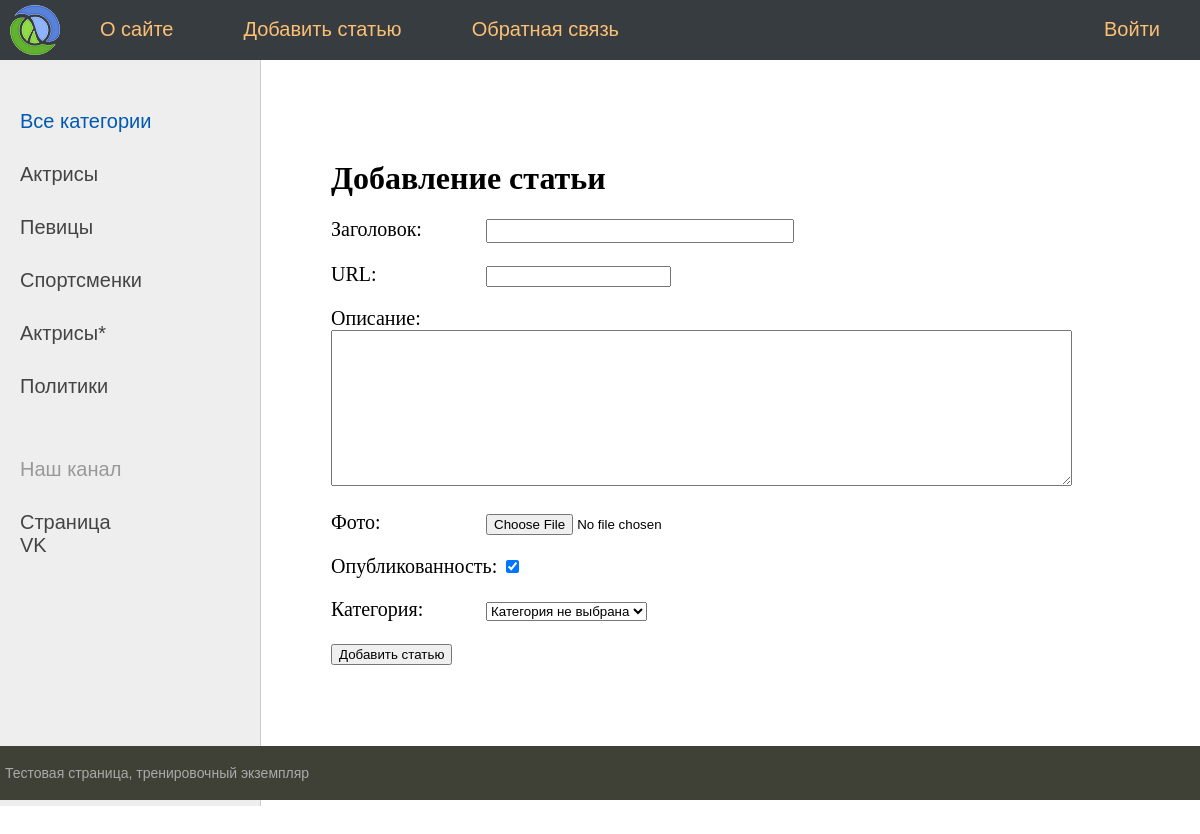
Screenshot of /addpage/ (signed in) with the database file from the repository.
### women/models.py (models this page shows)
class Category(models.Model):
    name = models.CharField(max_length=100, db_index=True, verbose_name='Категория')
    slug = models.CharField(max_length=255, null=True, db_index=True, verbose_name='URL')
    def __str__(self):
        return self.name
    def get_absolute_url(self):
        return reverse('category', kwargs={'cat_slug': self.slug})
    class Meta:
        verbose_name = 'Категории'
        verbose_name_plural = 'Категории'
        ordering = ['id', 'name']

### women/views.py (the view)
# urls.py: path('addpage/', AddPage.as_view(), name='add_page'),  # http://127.0.0.1:8000/about/
class AddPage(LoginRequiredMixin, DataMixin, CreateView):
    form_class = AddPostForm
    template_name = 'women/addpage.html'
    success_url = reverse_lazy('home')
    login_url = '/admin/'
    def get_context_data(self, *, object_list=None, **kwargs):
        context = super().get_context_data(**kwargs)
        c_def = self.get_user_context(title='Добавление статьи')
        context.update(c_def)
        return context

### women/forms.py (shortened to what this page needs)
class AddPostForm(forms.ModelForm):
    def __init__(self, *args, **kwargs):
        super().__init__(*args, **kwargs)
        self.fields['cat'].empty_label = 'Категория не выбрана'
    class Meta:
        model = Women
        fields = ['title', 'slug', 'text', 'photo', 'is_published', 'cat']
        widgets = {'title': forms.TextInput(attrs={'class': 'form-input'}),
                   'text': forms.Textarea(attrs={'cols': 90, 'rows': 10})
                   }

### women/templatetags/women_tags.py (called while the page is built)
@register.inclusion_tag('women/list_categories.html')
def show_categories(sort=None, cat_selected=0):
    if not sort:
        cats = Category.objects.all()
    else:
        cats = Category.objects.order_by(sort)
    return {'cats': cats, 'cat_selected': cat_selected}

### women/utils.py (called while the page is built)
    def get_user_context(self, **kwargs):
        context = kwargs
        cats = Category.objects.all()
        context['menu'] = menu
        context['cats'] = cats
        if 'cat_selected' not in context:
            context['cat_selected'] = 0
        return context

### women/templates/women/addpage.html (shortened to what this page needs)
{% extends 'women/base.html' %}
{% block content %}
<h1> {{title}} </h1>
<form action="{% url 'add_page' %}" method="post" enctype="multipart/form-data">
    {% for f in form %}
    <p> <label class="form-label" for="{{f.id_for_label}}"> {{f.label}}: </label> {{f}} </p>
    {% endfor %}
    <button type="submit">Добавить статью</button>
</form>
{% endblock %}

### women/templates/women/base.html (shortened to what this page needs)
<!DOCTYPE html>
{% load static %}
{% load women_tags %}
<html>
<head>
    <link type="text/css" href="{% static 'women/css/styles.css' %}" rel="stylesheet"/>
</head>
<body>
<table class="table-page" border=0 cellpadding="0" cellspacing="0">
    <tr>
        <td valign=top>
            {% block mainmenu %}
            <div class="header">
                <ul id="mainmenu" class="mainmenu">
                    <li class="logo">
                        <a href="{% url 'home' %}">
                            <div class="logo"></div>
                        </a>
                    </li>
                    {% for m in menu %}
                    {% if not forloop.last %}
                    <li><a href="{% url m.url_name %}">{{m.title}}</a></li>
                    {% else %}
                    <li class="last"><a href="{% url m.url_name %}">{{m.title}}</a></li>
                    {% endif %}
                    {% endfor %}
                </ul>
            </div>
            {% endblock mainmenu %}
            <table class="table-content" border=0 cellpadding="0" cellspacing="0">
                <tr>
                    <td valign="top" class="left-chapters">
                        <ul id="leftchapters">
                            {% if cat_selected == 0 %}
                            <li class="selected">Все категории</li>
                            {% else %}
                            <li class="{% url 'home' %}">Все категории</li>
                            {% endif %}
                            {% for c in cats %}
                            {% if c.pk == cat_selected %}
                            <li class="selected">{{c.name}}</li>
                            {% else %}
                            <li><a href="{{ c.get_absolute_url }}"> {{c.name}}</a></li>
                            {% endif %}
                            {% endfor %}
                            <li class="share">
                                <p>Наш канал</p>
                                <a href="https://vk.com/al_feed.php" target="_blank" rel="nofollow">Cтраница VK</a>
                            </li>
                        </ul>
                    </td>
                    <td valign="top" class="content">
                        <div class="content-text">
                            {% block content %}
                            {% endblock %}
                        </div>
                    </td>
                </tr>
            </table>
        </td>
    </tr>
    <tr>
        <td valign=top>
            <div id="footer">
                <p> Тестовая страница, тренировочный экземпляр</p>
            </div>
        </td>
    </tr>
</table>
</body>
</html>

### women/static/women/css/styles.css (style rules this page uses)
html, body { font-family: 'Arial'; margin: 0; padding: 0; height: 100%; width: 100%; color: #e08080; }
a { color: #0059b2; text-decoration: none; }
.table-page { width: 100%; height: 100%; vertical-align: top; }
.table-page tr { height: 100%; }
.header { background: #373c41; height: 60px; }
.logo { background: url('../images/logo.png') no-repeat 10px 5px; width: 70px; height: 60px; }
ul.mainmenu { list-style: none; margin: 0; padding: 0; height: 60px; color: #e09a42; font-size: 20px; overflow: hidden; }
ul.mainmenu li { float: left; margin: 18px 40px 0 30px; }
ul.mainmenu li.logo { margin: 0; }
ul.mainmenu li.last { float: right; }
ul.mainmenu li a { color: #fdc073; text-decoration: none; }
.table-content { width: 100%; min-height: 100%; height: 100%; }
.left-chapters { margin: 0; background: #eee; border-right: 1px solid #ccc; min-height: 100%; }
.left-chapters ul { width: 230px; min-height: 100%; margin: 0; padding: 20px 10px 10px 20px; list-style: none; font-size: 20px; }
.left-chapters ul li { margin: 30px 0 0 0; color: #999; }
.left-chapters ul li.selected { color: #0059b2; }
.left-chapters ul li a { color: #444; text-decoration: none; }
.left-chapters ul li.share { margin: 60px 0 0 0; }
.left-chapters ul li.share p { margin: 30px 0 30px 0; }
.left-chapters ul li.share a { display: inline-block; width: 40px; height: 40px; margin: 0 20px 0 0; }
.content { padding: 40px 20px 20px 40px; width: 100%; box-sizing: border-box; }
.content-text { margin: 60px 0 0 30px; color: #000; font-size: 20px; font-family: Yandex Sans Display Light; }
.content-text h1 { font-size: 32px; }
#footer { box-sizing: border-box; background: #3F4137; padding: 5px; color: #aaa; font-size: 14px; font-family: Verdana, Geneva, Arial, Helvetica; text-align: left; overflow: hidden; }
.form-input { width: 300px; font-size: 16px; }
.form-label { display: inline-block; min-width: 150px; vertical-align: top; }

### rows the page displays
Category: name "Актрисы"
Category: name "Певицы"
Category: name "Спортсменки"
Category: name "Актрисы*"
Category: name "Политики"

### other values shown
{{ m.title }} "О сайте" "Добавить статью" "Обратная связь"
{{ m.title }} "Войти"
{{ title }} "Добавление статьи"
{{ f.label }} "Заголовок" "URL" "Описание" "Фото" "Опубликованность" "Категория"
